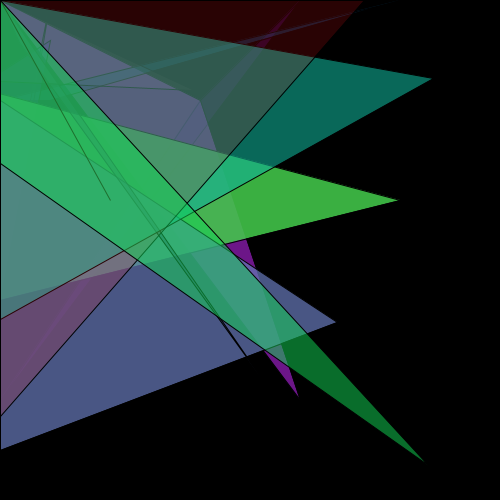
Frame 1 (no input)
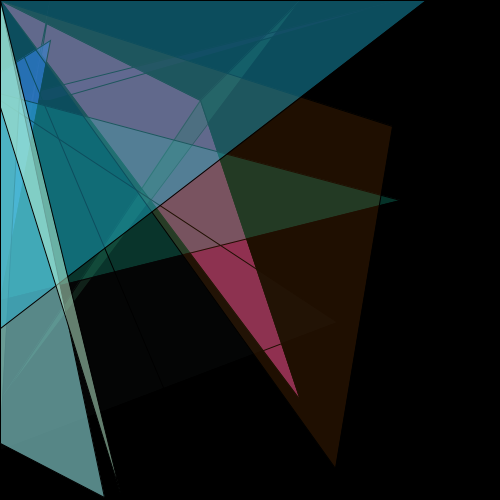
Frame 60 (the mouse pressed at the canvas centre just before this capture)
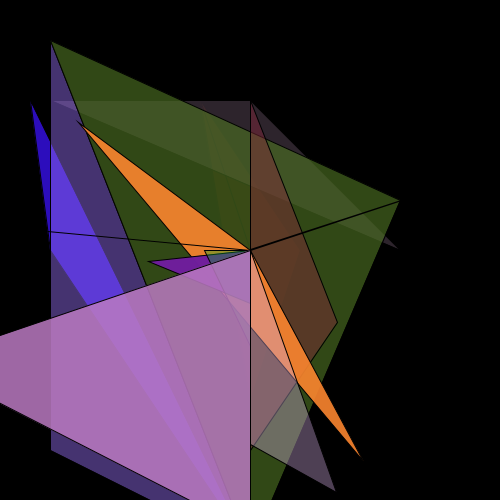
Frame 120 (the mouse held since frame 60 and released just before this capture)

The Processing sketch that drew these frames (run headless with seeded random() and noise(); from frame 60 on, the mouse is pressed at the canvas centre):

// Processing sketch: processing_93248
// ── processing_93248.pde

float s_y = 10;
float s_x = 10;
float m_x = 0;
float m_y = 0;



void setup(){
  size(500,500);
  frameRate(30);
 

}

void draw(){
  m_x = mouseX;
  m_y = mouseY;
  
  background(0,0,0);
  
  s_x = random(10,40);
  s_y = random(10,40);

  
  fill(random(0,255),random(0,255),random(0,255),random(0,255));
  triangle(m_x,m_y,300,400,200,100);
  fill(random(0,255),random(0,255),random(0,255),random(0,255));
  triangle(m_x,100,300,400,m_y,100);
  fill(random(0,255),random(0,255),random(0,255),random(0,255));
  triangle(300,m_x,m_y,400,200,100);
  fill(random(0,255),random(0,255),random(0,255),random(0,255));
  triangle(300,400,200,100,m_x,m_y);
  fill(random(0,255),random(0,255),random(0,255),random(0,255));
  triangle(50,100,m_x,100,400,m_y);
  fill(random(0,255),random(0,255),random(0,255),random(0,255));
  triangle(50,m_x,30,100,m_y,m_y+300);
  fill(random(0,255),random(0,255),random(0,255),random(0,255));
  triangle(50,40,m_y-200,m_x+200,m_y,m_y+300);
  fill(random(0,255),random(0,255),random(0,255),random(0,255));
  triangle(m_y-200,40,400,200,m_y,m_y+300);
  fill(random(0,255),random(0,255),random(0,255),random(0,255));
  triangle(337,322,m_y,450,m_x,100);
  

  
  
  fill(random(0,255),random(0,255),random(0,255),random(0,255));
  triangle(m_x,m_y,random(0,500),random(0,500),random(0,500),random(0,500));
  fill(random(0,255),random(0,255),random(0,255),random(0,255));
  triangle(m_x,m_y,random(0,500),random(0,500),m_y,random(0,500));
  fill(random(0,255),random(0,255),random(0,255),random(0,255));
  triangle(m_x,m_y,m_y,random(0,500),random(0,500),random(0,500));
  fill(random(0,255),random(0,255),random(0,255),random(0,255));
  triangle(m_x,m_y,random(0,500),random(0,500),m_x,m_y);
  fill(random(0,255),random(0,255),random(0,255),random(0,255));
  triangle(m_x,m_y,m_x,random(0,500),random(0,500),m_y);
  fill(random(0,255),random(0,255),random(0,255),random(0,255));
  triangle(m_x,m_y,random(0,500),random(0,500),m_y,m_y+random(0,500));
  fill(random(0,255),random(0,255),random(0,255),random(0,255));
  triangle(m_x,m_y,m_y-random(0,500),m_x+random(0,500),m_y,m_y+random(0,500));
}
